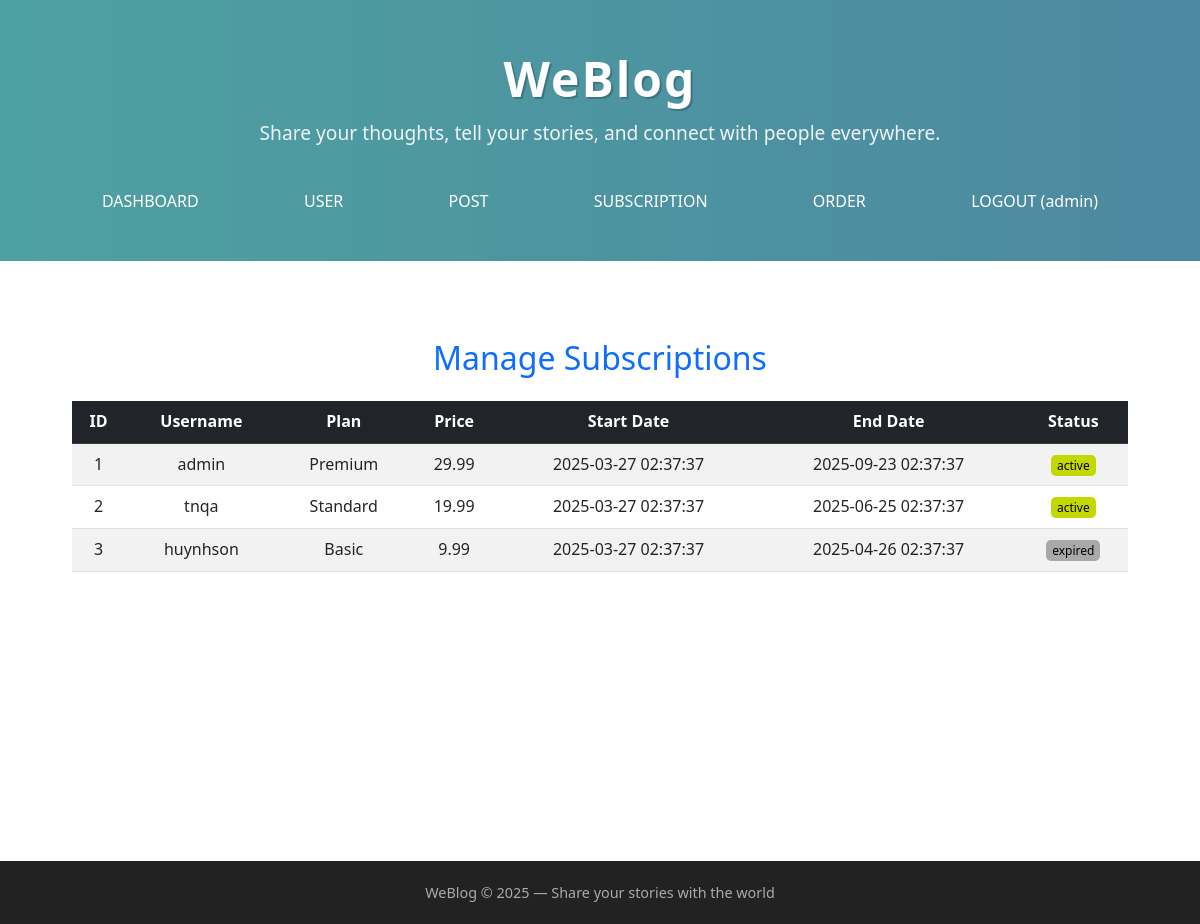
/admin/subscriptions.php (signed in), run on the app's committed database.
### tables this page shows
CREATE TABLE subscriptions (
  id INT AUTO_INCREMENT PRIMARY KEY,
  user_id INT,
  plan_id INT,
  start_date DATETIME DEFAULT CURRENT_TIMESTAMP,
  end_date DATETIME,
  status_id INT,
  FOREIGN KEY (user_id) REFERENCES users(id) ON DELETE CASCADE,
  FOREIGN KEY (plan_id) REFERENCES plans(id) ON DELETE CASCADE,
  FOREIGN KEY (status_id) REFERENCES status_descriptions(id) ON DELETE SET NULL
);

CREATE TABLE users (
  id INT AUTO_INCREMENT PRIMARY KEY,
  username VARCHAR(50) UNIQUE,
  password VARCHAR(100),
  email VARCHAR(100) UNIQUE,
  role_id INT,
  bio TEXT,
  avatar_path VARCHAR(255), 
  created_at DATETIME DEFAULT CURRENT_TIMESTAMP,
  FOREIGN KEY (role_id) REFERENCES roles(id) ON DELETE SET NULL
);

CREATE TABLE plans (
  id INT AUTO_INCREMENT PRIMARY KEY,
  name VARCHAR(50) UNIQUE,
  price DECIMAL(10,2),
  duration INT, 
  created_at DATETIME DEFAULT CURRENT_TIMESTAMP
);

CREATE TABLE status_descriptions (
  id INT AUTO_INCREMENT PRIMARY KEY,
  status VARCHAR(50) UNIQUE NOT NULL
);

### admin/subscriptions.php (the view, shortened to what this page needs)
<?php
include '../includes/header.php';
$result = mysqli_query($conn, "
    SELECT
        subscriptions.id,
        users.username,
        plans.name AS plan,
        plans.price,
        subscriptions.start_date,
        subscriptions.end_date,
        status_descriptions.status
    FROM subscriptions
    INNER JOIN users ON subscriptions.user_id = users.id
    INNER JOIN plans ON subscriptions.plan_id = plans.id
    INNER JOIN status_descriptions ON subscriptions.status_id = status_descriptions.id
");
?>
<link rel="stylesheet" href="https://cdn.jsdelivr.net/npm/bootstrap@5.3.0/dist/css/bootstrap.min.css">
<link rel="stylesheet" href="../assets/css/style.css">
<link rel="stylesheet" href="../assets/css/admin.css">
<div class="container mt-5">
    <h2 class="text-center text-primary mb-4">Manage Subscriptions</h2>
    <div class="table-responsive">
        <table class="table table-striped table-hover">
            <thead class="table-dark">
                <tr>
                    <th>ID</th>
                    <th>Username</th>
                    <th>Plan</th>
                    <th>Price</th>
                    <th>Start Date</th>
                    <th>End Date</th>
                    <th>Status</th>
                </tr>
            </thead>
            <tbody>
                <?php while ($row = mysqli_fetch_assoc($result)) { ?>
                    <tr>
                        <td><?php echo htmlspecialchars($row['id']); ?></td>
                        <td><?php echo htmlspecialchars($row['username']); ?></td>
                        <td><?php echo htmlspecialchars($row['plan']); ?></td>
                        <td><?php echo htmlspecialchars($row['price']); ?></td>
                        <td><?php echo htmlspecialchars($row['start_date']); ?></td>
                        <td><?php echo htmlspecialchars($row['end_date']); ?></td>
                        <td>
                            <span class="status-<?php echo htmlspecialchars(strtolower($row['status'])); ?>">
                                <?php echo htmlspecialchars($row['status']); ?>
                            </span>
                        </td>
                    </tr>
                <?php } ?>
            </tbody>
        </table>
    </div>
</div>
<?php include '../includes/footer.php'; ?>

### assets/css/style.css (style rules this page uses)
* { margin: 0; padding: 0; box-sizing: border-box; }
body { font-family: 'Segoe UI', Tahoma, Geneva, Verdana, sans-serif; line-height: 1.6; }
.container { width: 90%; max-width: 1100px; margin: auto; text-align: center; }

### assets/css/admin.css (style rules this page uses)
.status-active { background: #c3d800; color: #000; padding: 2px 6px; border-radius: 5px; font-size: 12px; }
.status-expired { background: #a9a9a9; color: #000; padding: 2px 6px; border-radius: 5px; font-size: 12px; }

### data on the page
subscriptions: id "1", user.username "admin", plan.name "Premium", plan.price "29.99", start_date "2025-03-27 02:37:37", end_date "2025-09-23 02:37:37", status.status "active"
subscriptions: id "2", user.username "tnqa", plan.name "Standard", plan.price "19.99", start_date "2025-03-27 02:37:37", end_date "2025-06-25 02:37:37", status.status "active"
subscriptions: id "3", user.username "huynhson", plan.name "Basic", plan.price "9.99", start_date "2025-03-27 02:37:37", end_date "2025-04-26 02:37:37", status.status "expired"

### other printed values
$_SESSION['username'] "admin"
